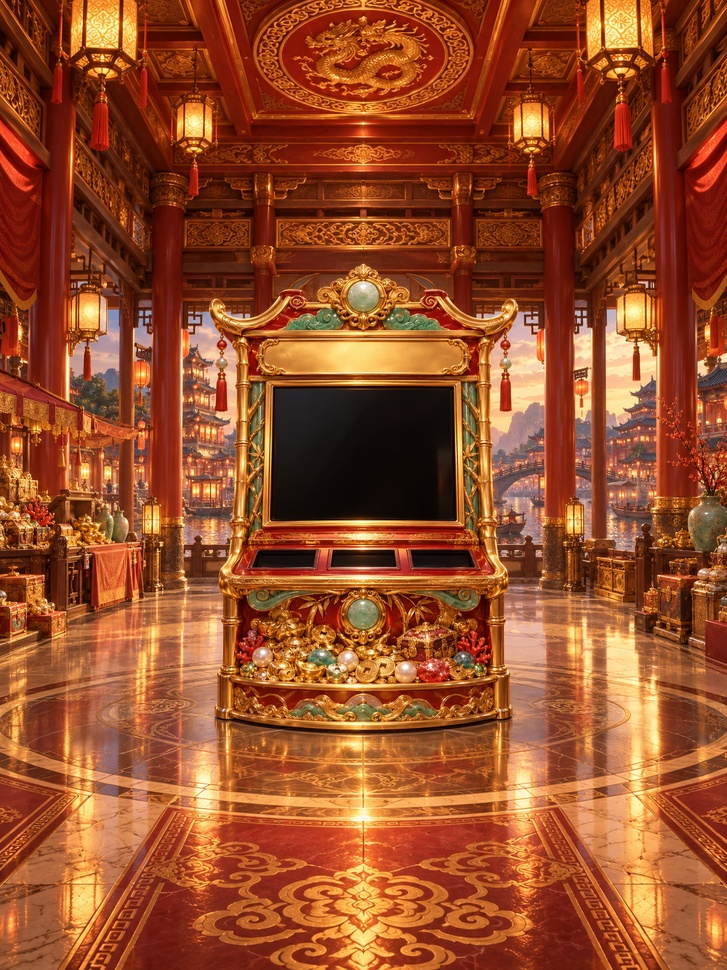
#> input picture 完整游戏模版/全游戏模版/F40_Fortune_Festival_v1.0.0/art-source/room-extension-v2/amber-panda-installed.jpg, 727 x 970 px, shrunk from 2304 x 3072 before the run
$ python remove-edge-background.py ../../F40_Fortune_Festival_v1.0.0/art-source/room-extension-v2/amber-panda-installed.jpg
#> lines starting #> are read from the running program, lines starting #| are printed output that depends on the picture
#!/usr/bin/env python3
"""Remove only a dark background connected to the image edge.

CC Switch may return an opaque studio-black canvas for a requested cut-out.
This conservative flood fill preserves dark details inside the subject while
feathering the outer silhouette for Cocos alpha blending.
"""

from __future__ import annotations

import os
import sys
import tempfile
from collections import deque
from pathlib import Path

from PIL import Image, ImageFilter


def main() -> None:
    if len(sys.argv) != 2:
        raise SystemExit("usage: remove-edge-background.py IMAGE.png")
    path = Path(sys.argv[1])
    image = Image.open(path).convert("RGBA")
    width, height = image.size
#> width = 727; height = 970
    pixels = image.load()
    seen = bytearray(width * height)
    queue: deque[tuple[int, int]] = deque()

    def dark(x: int, y: int) -> bool:
        r, g, b, _ = pixels[x, y]
        return max(r, g, b) < 72 and (max(r, g, b) - min(r, g, b)) < 34

    for x in range(width):
        if dark(x, 0): queue.append((x, 0))
        if dark(x, height - 1): queue.append((x, height - 1))
#> this loop made 727 passes
    for y in range(height):
        if dark(0, y): queue.append((0, y))
        if dark(width - 1, y): queue.append((width - 1, y))
#> this loop made 970 passes

    mask = Image.new("L", image.size, 255)
#> mask: PIL image 727x970 L; every value is 255
    mask_pixels = mask.load()
    while queue:
        x, y = queue.popleft()
        offset = y * width + x
        if seen[offset] or not dark(x, y):
            continue
        seen[offset] = 1
        mask_pixels[x, y] = 0
        if x: queue.append((x - 1, y))
        if x + 1 < width: queue.append((x + 1, y))
        if y: queue.append((x, y - 1))
        if y + 1 < height: queue.append((x, y + 1))

    mask = mask.filter(ImageFilter.GaussianBlur(1.25))
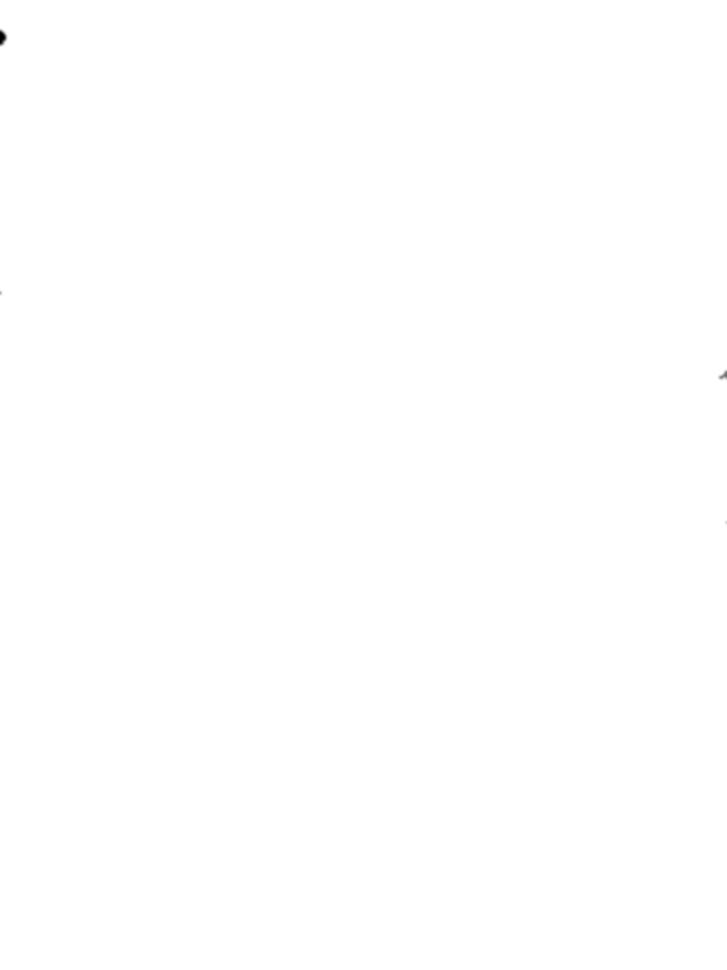
#> mask: PIL image 727x970 L; min 0, max 255, mean 255
    image.putalpha(mask)
    descriptor, temporary = tempfile.mkstemp(prefix=f".{path.stem}-", suffix=".png", dir=path.parent)
    os.close(descriptor)
    try:
        image.save(temporary, optimize=True)
        os.replace(temporary, path)
    finally:
        if os.path.exists(temporary):
            os.unlink(temporary)


if __name__ == "__main__":
    main()
